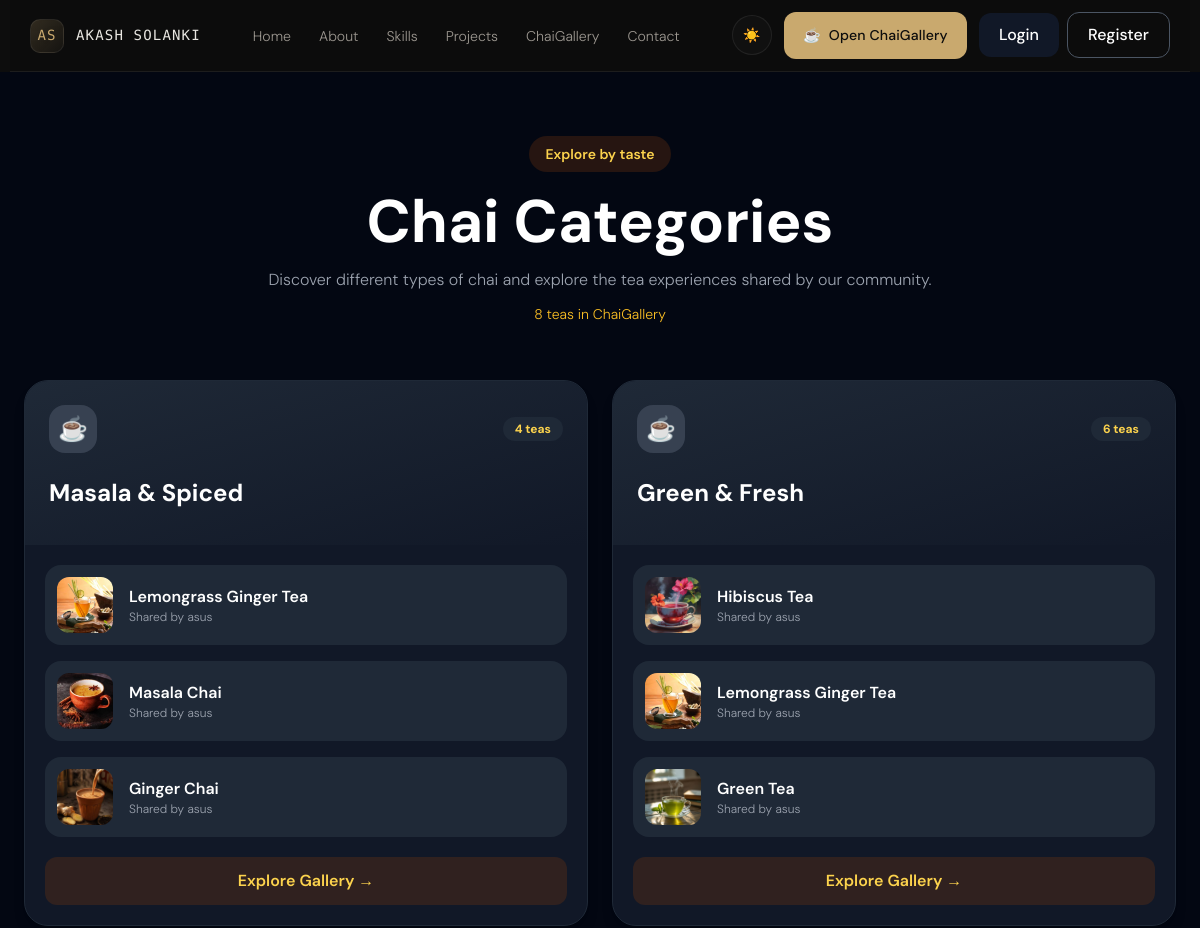
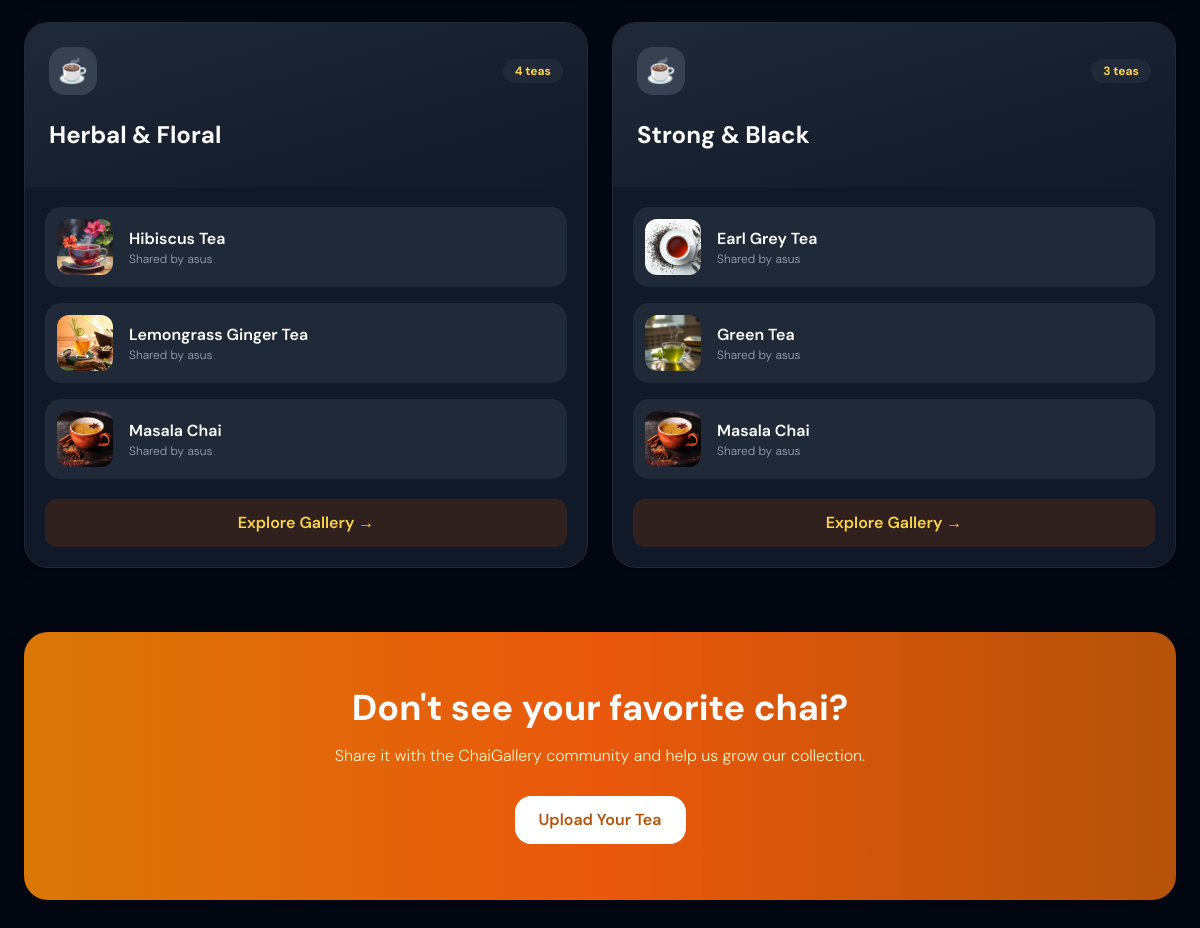
Page /chai/categories/ on the committed database (2 pictures, top to bottom).
### chai/models.py (models this page shows, shortened)
class Tea(models.Model):
    CATEGORY_CHOICES = [
        ('masala', 'Masala & Spiced'),
        ('green', 'Green & Fresh'),
        ('herbal', 'Herbal & Floral'),
        ('black', 'Strong & Black'),
    ]
    user = models.ForeignKey(
        User,
        on_delete=models.CASCADE,
        related_name='teas'
    )
    name = models.CharField(max_length=100)
    category = models.CharField(
        max_length=20,
        choices=CATEGORY_CHOICES,
        default='masala'
    )
    description = models.TextField(blank=True)
    image = models.ImageField(upload_to='tea_images/')
    created_at = models.DateTimeField(auto_now_add=True)
    updated_at = models.DateTimeField(auto_now=True)
    class Meta:
        ordering = ['-created_at']

### chai/views.py (the view)
# urls.py: path('categories/', views.categories, name='categories'),
def categories(request):
    teas = Tea.objects.all()
    categories = {
        'Masala & Spiced': [
            'masala', 'chai', 'spice', 'spiced',
            'ginger', 'cardamom', 'cinnamon'
        ],
        'Green & Fresh': [
            'green', 'matcha', 'mint', 'fresh'
        ],
        'Herbal & Floral': [
            'herbal', 'flower', 'floral',
            'chamomile', 'lavender', 'rose'
        ],
        'Strong & Black': [
            'black', 'assam', 'darjeeling',
            'english breakfast', 'strong'
        ],
    }
    category_cards = []
    for category_name, keywords in categories.items():
        matched_teas = []
        for tea in teas:
            text = f"{tea.name} {tea.description}".lower()
            if any(keyword in text for keyword in keywords):
                matched_teas.append(tea)
        category_cards.append({
            'name': category_name,
            'teas': matched_teas,
            'count': len(matched_teas),
        })
    return render(request, 'categories.html', {
        'category_cards': category_cards,
        'total_teas': teas.count(),
    })

### chai/templates/categories.html (shortened to what this page needs)
{% extends 'base.html' %}
{% block content %}
<section class="bg-amber-50/50 dark:bg-gray-950 min-h-screen py-16">
    <div class="max-w-7xl mx-auto px-6">
        <div class="text-center mb-14">
            <span
                class="inline-flex px-4 py-2 rounded-full
                       bg-amber-100 text-amber-800
                       dark:bg-amber-900/30 dark:text-amber-300
                       text-sm font-semibold">
                Explore by taste
            </span>
            <h1 class="mt-5 text-4xl lg:text-6xl font-bold
                       text-gray-900 dark:text-white">
                Chai Categories
            </h1>
            <p class="mt-4 max-w-2xl mx-auto
                      text-gray-600 dark:text-gray-400">
                Discover different types of chai and explore
                the tea experiences shared by our community.
            </p>
            <p class="mt-3 text-sm text-amber-700 dark:text-amber-400">
                {{ total_teas }} teas in ChaiGallery
            </p>
        </div>
        <div class="grid md:grid-cols-2 xl:grid-cols-4 gap-6">
            {% for category in category_cards %}
            <article
                class="group bg-white dark:bg-gray-900
                       rounded-3xl overflow-hidden
                       border border-amber-100 dark:border-gray-800
                       shadow-lg hover:shadow-2xl
                       transition duration-300
                       hover:-translate-y-2">
                <div
                    class="p-6 bg-gradient-to-br
                           from-amber-100 to-orange-100
                           dark:from-gray-800 dark:to-gray-900">
                    <div class="flex items-center justify-between">
                        <div
                            class="w-12 h-12 rounded-2xl
                                   bg-white/70 dark:bg-gray-700
                                   flex items-center justify-center
                                   text-2xl">
                            ☕
                        </div>
                        <span
                            class="px-3 py-1 rounded-full
                                   bg-white/70 dark:bg-gray-800
                                   text-amber-800 dark:text-amber-300
                                   text-xs font-bold">
                            {{ category.count }} teas
                        </span>
                    </div>
                    <h2
                        class="mt-6 text-2xl font-bold
                               text-gray-900 dark:text-white">
                        {{ category.name }}
                    </h2>
                </div>
                <div class="p-5">
                    {% if category.teas %}
                    <div class="space-y-4">
                        {% for tea in category.teas|slice:":3" %}
                        <div
                            class="flex items-center gap-4
                                   p-3 rounded-2xl
                                   bg-amber-50 dark:bg-gray-800
                                   group-hover:bg-amber-100
                                   dark:group-hover:bg-gray-750
                                   transition">
                            {% if tea.image %}
                            <img
                                src="{{ tea.image.url }}"
                                alt="{{ tea.name }}"
                                class="w-14 h-14 rounded-xl
                                       object-cover">
                            {% endif %}
                            <div class="min-w-0">
                                <h3
                                    class="font-semibold
                                           text-gray-900
                                           dark:text-white
                                           truncate">
                                    {{ tea.name }}
                                </h3>
                                <p
                                    class="text-xs text-gray-500
                                           dark:text-gray-400
                                           truncate">
                                    Shared by {{ tea.user.username }}
                                </p>
                            </div>
                        </div>
                        {% endfor %}
                    </div>
                    {% endif %}
                    <a
                        href="{% url 'gallery' %}"
                        class="mt-5 w-full inline-flex
                               justify-center items-center
                               px-4 py-3 rounded-xl
                               bg-amber-100
                               text-amber-800
                               dark:bg-amber-900/30
                               dark:text-amber-300
                               font-semibold
                               hover:bg-amber-200
                               dark:hover:bg-amber-900/50
                               transition">
                        Explore Gallery →
                    </a>
                </div>
            </article>
            {% endfor %}
        </div>
        <div
            class="mt-16 rounded-3xl
                   bg-gradient-to-r
                   from-amber-600
                   via-orange-600
                   to-amber-700
                   p-10 lg:p-14
                   text-center text-white
                   shadow-2xl">
            <h2 class="text-3xl lg:text-4xl font-bold">
                Don't see your favorite chai?
            </h2>
            <p class="mt-4 text-amber-100 max-w-xl mx-auto">
                Share it with the ChaiGallery community and
                help us grow our collection.
            </p>
            <a
                href="{% url 'upload' %}"
                class="mt-7 inline-flex
                       px-6 py-3 rounded-2xl
                       bg-white text-amber-700
                       font-semibold
                       hover:bg-amber-50
                       transition">
                Upload Your Tea
            </a>
        </div>
    </div>
</section>
{% endblock %}

### templates/base.html (style rules this page uses)
:root { --bg: #0d0d0d; --bg-raised: #141414; --bg-card: #181818; --border: rgba(255, 255, 255, 0.07); --border-hover: rgba(255, 255, 255, 0.18); --gold: #c9a96e; --gold-dim: rgba(201, 169, 110, 0.12); --gold-glow: rgba(201, 169, 110, 0.25); --text: #e8e6e1; --text-muted: #9c9790; --text-soft: #6b6760; --radius: 12px; --ease: cubic-bezier(0.16, 1, 0.3, 1); }
*, *::before, *::after { box-sizing: border-box; }
html { scroll-behavior: smooth; font-size: 16px; }
body { margin: 0; background: var(--bg); color: var(--text); font-family: 'DM Sans', sans-serif; font-weight: 300; line-height: 1.7; overflow-x: hidden; -webkit-font-smoothing: antialiased; }

### rows in the picture
Tea: image (picture), name "Lemongrass Ginger Tea", user.username "asus"
Tea: image (picture), name "Masala Chai", user.username "asus"
Tea: image (picture), name "Ginger Chai", user.username "asus"
Tea: image (picture), name "Hibiscus Tea", user.username "asus"
Tea: image (picture), name "Green Tea", user.username "asus"
Tea: image (picture), name "Earl Grey Tea", user.username "asus"

### other values in the picture
{{ total_teas }} "8"
{{ category.count }} "4" "6" "4" "3"
{{ category.name }} "Masala & Spiced" "Green & Fresh" "Herbal & Floral" "Strong & Black"
